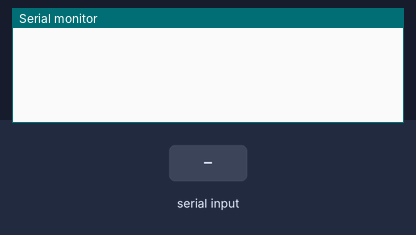
Bench run of a sketch on a simulated Arduino Zero (SAMD21). Parts: the last lines printed to the serial monitor. The inputs (shaded band) are chosen by the test bench.

Above: at 1.2 s.
1.3 s: "1" received over Serial
At 1.8 s:
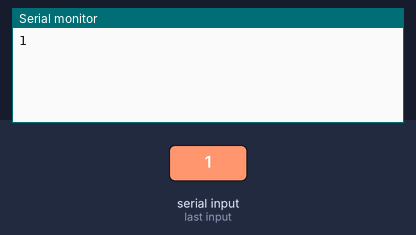
2.8 s: "a" received over Serial
At 4.2 s:
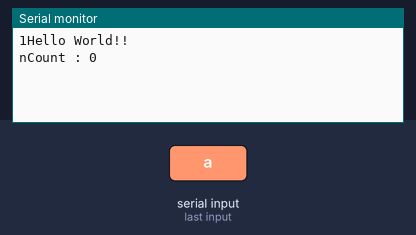

The sketch:

serial1.ino
```cpp
void setup(){
  SerialUSB.begin();
}

byte temp = 0;
volatile int nCount=0;
void loop(){

  if ( SerialUSB.available() ){
     temp = SerialUSB.read();
    char a = (char)temp;

    if(a == '1'){
      SerialUSB.print((char)a);}
    else if((char)a == 'a'){
    SerialUSB.println("Hello World!!");
    SerialUSB.print("nCount : "); // display nCount variable and increase nCount.
    SerialUSB.println(nCount++);//SerialUSB.print("\r\n");
    }
  }
}
```

Measured:
- after the input at 1.3 s, the serial monitor: prints a new line at once (image 1)
- after the input at 2.8 s, the serial monitor: prints a new line at once (image 2)
